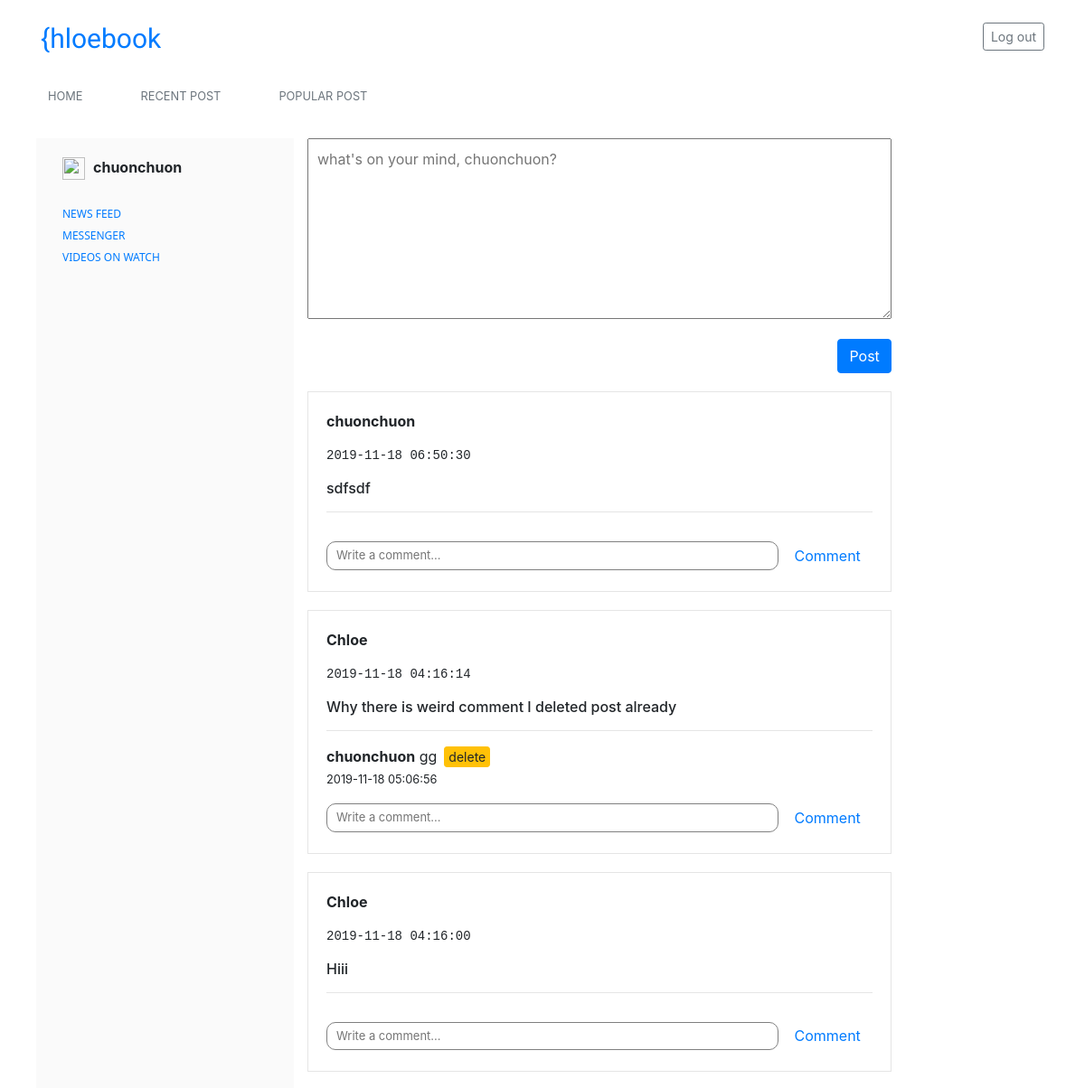
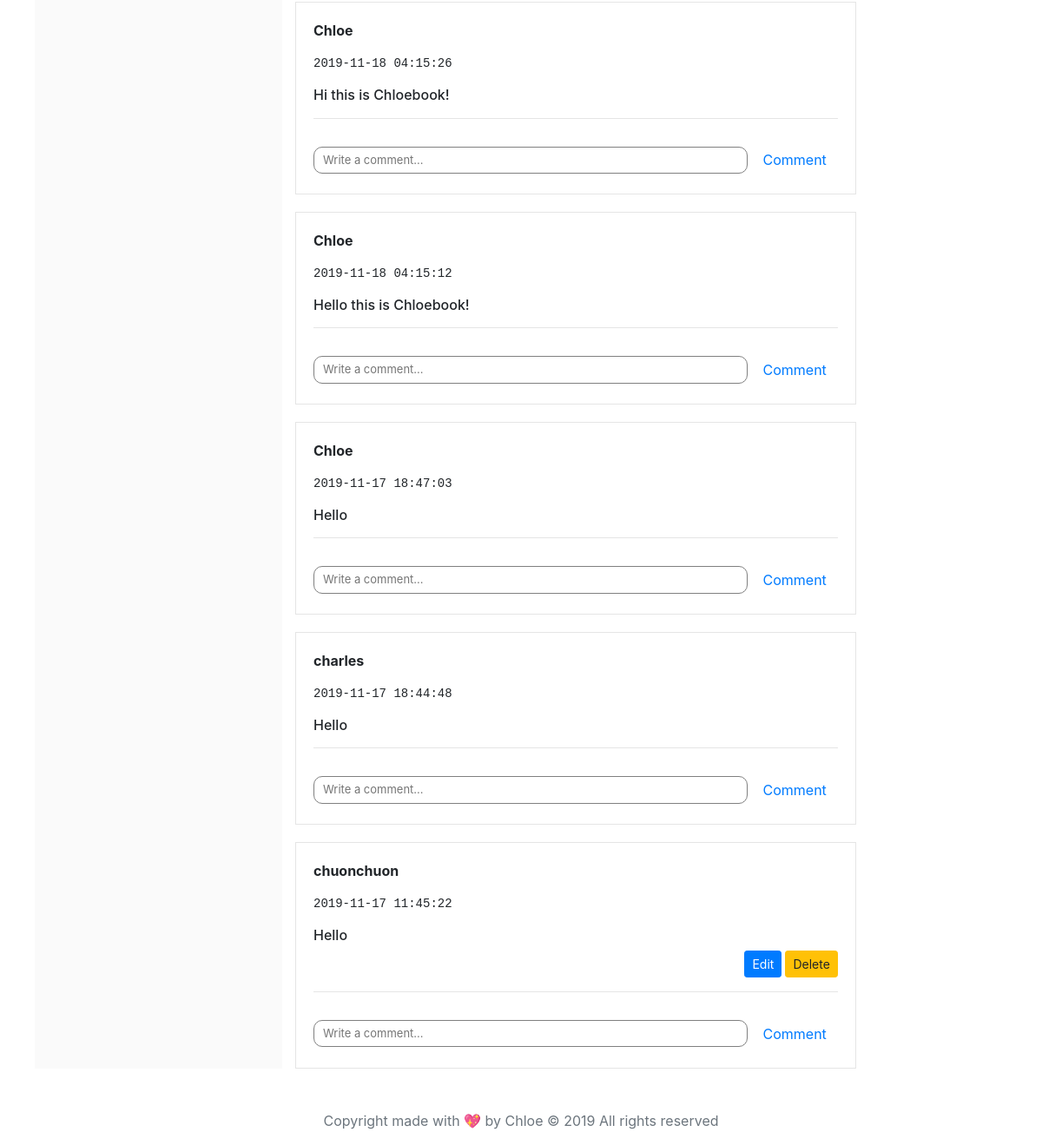
The page / (signed in) on the database its author committed (2 pictures, top to bottom).
### app.py (models this page shows, shortened)
class User(UserMixin, db.Model):
    __tablename__ = 'users'
    id = db.Column(db.Integer, primary_key=True)
    username = db.Column(db.String(20), nullable=False)
    email = db.Column(db.String(50), nullable=False, unique=True)
    password = db.Column(db.String, nullable=False, unique=False)

class Post(db.Model):
    __tablename__ = 'posts'
    id = db.Column(db.Integer, primary_key=True)
    body = db.Column(db.String, nullable=False)
    user_id = db.Column(db.Integer, nullable=False)
    created = db.Column(db.DateTime, server_default=db.func.now())
    updated = db.Column(db.DateTime, server_default=db.func.now(), server_onupdate=db.func.now())
    like_time = db.Column(db.Integer, default = 0)
    def comments(self):
        return Comments.query.filter_by(post_id=self.id).all()

class Comments(db.Model):
    __tablename__ = 'comments'
    id = db.Column(db.Integer, primary_key=True)
    body = db.Column(db.String, nullable=False)
    user_id = db.Column(db.Integer, nullable=False)
    post_id = db.Column(db.Integer, nullable=False)
    created_at = db.Column(db.DateTime, server_default=db.func.now())
    updated_at = db.Column(db.DateTime, server_default=db.func.now(), server_onupdate=db.func.now())

### app.py (the view)
@app.route('/', methods=["GET"])
@login_required
def root():
    posts = Post.query.order_by(Post.created.desc()).all()
    for post in posts:
        post.author = User.query.filter_by(id=post.user_id).first()
    return render_template("home.html", posts=posts)

### app.py (called while the page is built)
@login_manager.user_loader
def load_user(user_id):
    return User.query.get(user_id)

### templates/home.html (shortened to what this page needs)
{% extends 'base.html' %}
{% block content %}
<div class="row mt-4">
  <div class="col-3">
    &nbsp; <img src="https://uybor.uz/borless/avtobor/img/user-images/user_no_photo_300x300.png" width="25" height="25"
      alt="">&nbsp;
    <strong>{{current_user.username}}</strong>
    &nbsp; <a href="#" class="list">NEWS FEED</a>
    &nbsp; <a href="#" class="list mt-5">MESSENGER</a>
    &nbsp; <a href="#" class="list mt-5">VIDEOS ON WATCH</a>
  </div>
  <div clas="col-9">
    <form method='POST' class='create-post-form' action={{url_for('create_post')}}>
      <p class="card-text">
        <textarea class='create-post-input' name='body'
          placeholder="what's on your mind, {{current_user.username}}?"></textarea>
      </p>
      <button class='ml-auto d-block btn btn-primary' type='submit'>Post</button>
    </form>
    <div class='posts-container'>
      {% for post in posts %}
      <div class='single-post-container'>
        <strong>
          <p class="post-owner">{{post.author.username}}</p>
        </strong>
        <pre class="date">{{post.created}}</pre>
        <h6>{{post.body}}</h6>
        {% if post.author.id == current_user.id %}
        <div class="edit d-flex justify-content-end">
          <a href="{{url_for('single_post', id=post.id, action='edit')}}">
            <button type="button" class="btn btn-primary btn-sm mx-1"> Edit </button>
          </a>
          <form method="POST" action={{url_for('single_post', id=post.id, action='delete')}}>
            <button type="submit" class="btn btn-warning btn-sm"> Delete </button>
          </form>
        </div>
        {% endif %}
        <hr>
        <div class='single-post-footer'>
          {% for comment in post.comments() %}
          <form method="POST" action={{url_for('delete_comment', id=comment.id)}}>
            <div class="commentgrp d-flex align-items-center">
              <strong>{{current_user.username}}</strong>&nbsp;{{comment.body}} <br />
              <button class="btn btn-sm btn-warning p-0 px-1 mx-2"> delete </button>
            </div>
            <small> {{comment.created_at}}</small> <br />
          </form>
          {% endfor %}
          <form method="POST" action={{url_for('create_comment', post_id = post.id)}}>
            <input type="text" name="body" class="comment mt-3" placeholder="Write a comment..."> </input>
            <button class='btn btn-link'> Comment </button>
          </form>
        </div>
      </div>
      {% endfor %}
    </div>
  </div>
</div>
{% endblock %}

### static/style.css (style rules this page uses)
textarea { width: 100%; height: 200px; padding: 10px; }
.single-post-container { border: 1px solid rgba(0,0,0,.1); padding: 20px; margin-top: 20px; }
.comment { width: 500px; border-radius: 10px; border: 0.5px solid grey; padding: 5px; padding-left: 10px; font-size: 13px; }
.list { font-size: 12px; margin-top: 100px; font-weight: 500; font-family: 'Segoe UI', Tahoma, Geneva, Verdana, sans-serif; }
.col-3 { background-color: rgba(200,200, 200,.1); height: auto; margin-left: 10px; margin-right: 15px; padding: 20px; }

### rows shown on the page
User: username "chuonchuon", body "what's on your mind, chuonchuon?"
Post: author.username "chuonchuon", created "2019-11-18 06:50:30", body "sdfsdf"
Post: author.username "Chloe", created "2019-11-18 04:16:14", body "Why there is weird comment I deleted post already"
Comments: body "gg", created_at "2019-11-18 05:06:56"
Post: author.username "Chloe", created "2019-11-18 04:16:00", body "Hiii"
Post: author.username "Chloe", created "2019-11-18 04:15:26", body "Hi this is Chloebook!"
Post: author.username "Chloe", created "2019-11-18 04:15:12", body "Hello this is Chloebook!"
Post: author.username "Chloe", created "2019-11-17 18:47:03", body "Hello"
Post: author.username "charles", created "2019-11-17 18:44:48", body "Hello"
Post: author.username "chuonchuon", created "2019-11-17 11:45:22", body "Hello"
